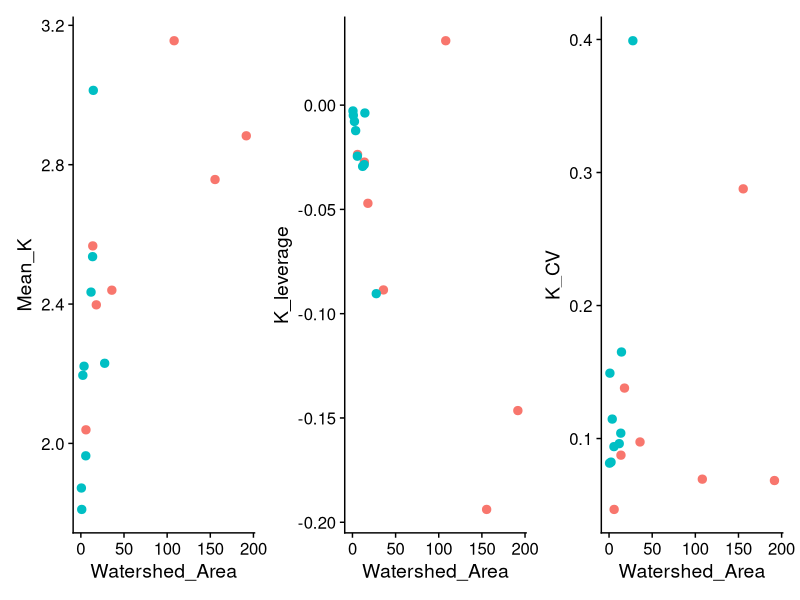
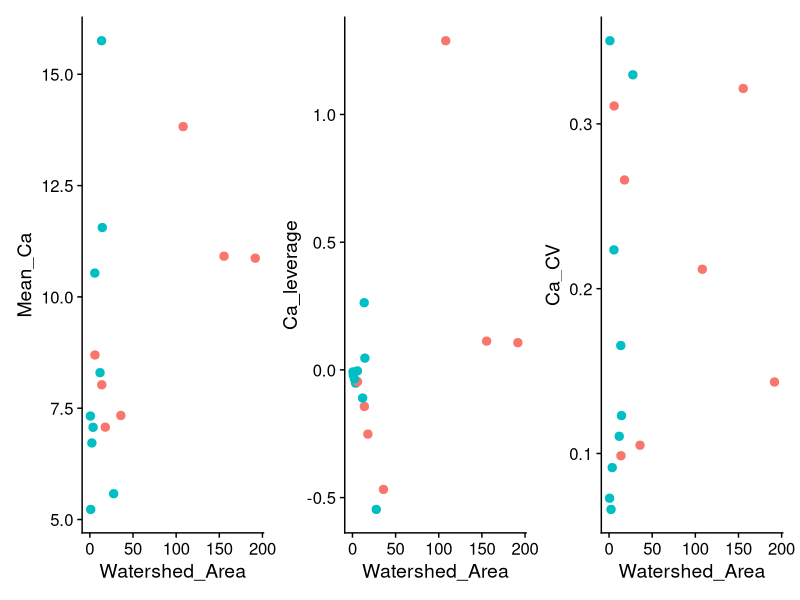
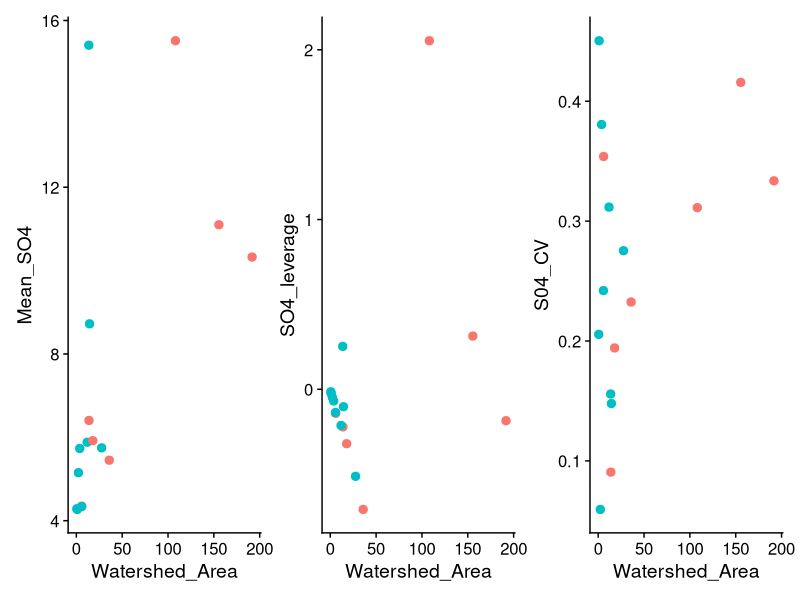
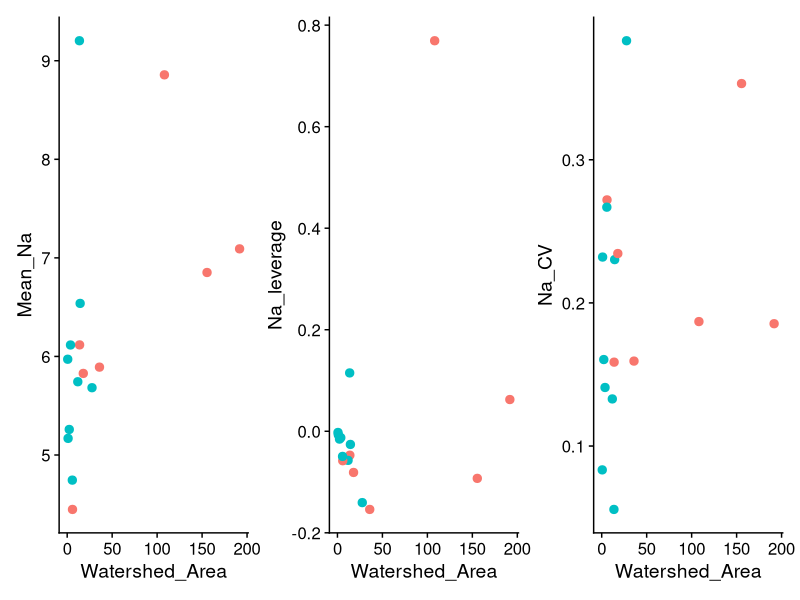
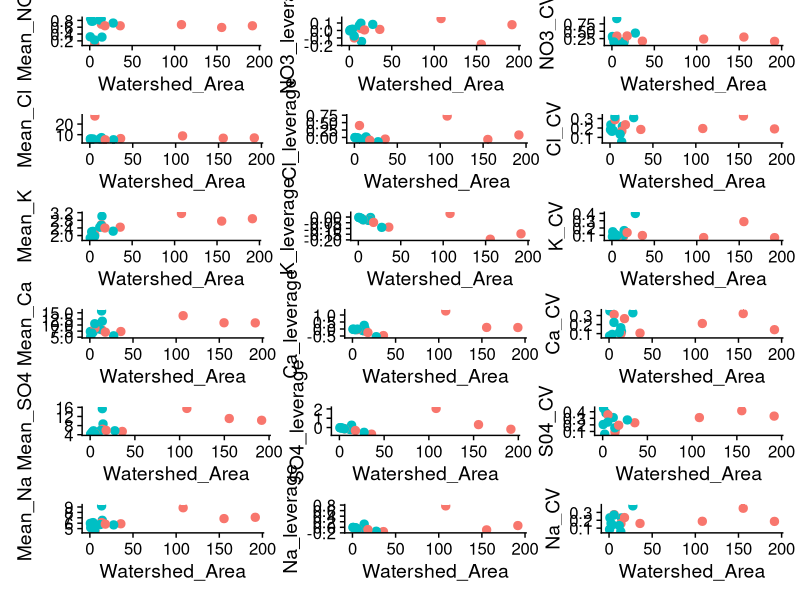

Write the R code that produced these figures, in order.
#### SRW spatial stability figure


#### Figure  - Mean, leverage, and scaled CV for all solutes

library(tidyverse)
library(cowplot)
library(patchwork)

leveragem <- read_csv("leveragem.csv")

#### Nitrate

a <- ggplot(leveragem, aes(x = Watershed_Area, y = Mean_NO3, color = Dependence)) + 
  geom_point(size = 2.5) + 
  theme_cowplot() + 
  theme(legend.position="none")


b <- ggplot(leveragem, aes(x = Watershed_Area, y = NO3_leverage, color = Dependence)) + 
  geom_point(size = 2.5) + 
  theme_cowplot()+ 
  theme(legend.position="none")

c <- ggplot(leveragem, aes(x = Watershed_Area, y = NO3_CV, color = Dependence)) + 
  geom_point(size = 2.5) + 
  theme_cowplot()+ 
  theme(legend.position="none")

aa <- a + b + c


### Chloride


d <- ggplot(leveragem, aes(x = Watershed_Area, y = Mean_Cl, color = Dependence)) + 
  geom_point(size = 2.5) + 
  theme_cowplot()+ 
  theme(legend.position="none")



e <- ggplot(leveragem, aes(x = Watershed_Area, y = Cl_leverage, color = Dependence)) + 
  geom_point(size = 2.5) + 
  theme_cowplot()+ 
  theme(legend.position="none")

f <- ggplot(leveragem, aes(x = Watershed_Area, y = Cl_CV, color = Dependence)) + 
  geom_point(size = 2.5) + 
  theme_cowplot()+ 
  theme(legend.position="none")

bb <- d + e + f


### Potassium


g <- ggplot(leveragem, aes(x = Watershed_Area, y = Mean_K, color = Dependence)) + 
  geom_point(size = 2.5) + 
  theme_cowplot()+ 
  theme(legend.position="none")



h <- ggplot(leveragem, aes(x = Watershed_Area, y = K_leverage, color = Dependence)) + 
  geom_point(size = 2.5) + 
  theme_cowplot()+ 
  theme(legend.position="none")

i <- ggplot(leveragem, aes(x = Watershed_Area, y = K_CV, color = Dependence)) + 
  geom_point(size = 2.5) + 
  theme_cowplot()+ 
  theme(legend.position="none")

cc <- g + h + i

cc

### Calcium


j <- ggplot(leveragem, aes(x = Watershed_Area, y = Mean_Ca, color = Dependence)) + 
  geom_point(size = 2.5) + 
  theme_cowplot()+ 
  theme(legend.position="none")



k <- ggplot(leveragem, aes(x = Watershed_Area, y = Ca_leverage, color = Dependence)) + 
  geom_point(size = 2.5) + 
  theme_cowplot()+ 
  theme(legend.position="none")

l <- ggplot(leveragem, aes(x = Watershed_Area, y = Ca_CV, color = Dependence)) + 
  geom_point(size = 2.5) + 
  theme_cowplot()+ 
  theme(legend.position="none")

dd <- j + k + l

dd


### Sulfate


m <- ggplot(leveragem, aes(x = Watershed_Area, y = Mean_SO4, color = Dependence)) + 
  geom_point(size = 2.5) + 
  theme_cowplot()+ 
  theme(legend.position="none")



n <- ggplot(leveragem, aes(x = Watershed_Area, y = SO4_leverage, color = Dependence)) + 
  geom_point(size = 2.5) + 
  theme_cowplot()+ 
  theme(legend.position="none")

o <- ggplot(leveragem, aes(x = Watershed_Area, y = S04_CV, color = Dependence)) + 
  geom_point(size = 2.5) + 
  theme_cowplot()+ 
  theme(legend.position="none")

ee <- m + n + o

ee


### Sodium


p <- ggplot(leveragem, aes(x = Watershed_Area, y = Mean_Na, color = Dependence)) + 
  geom_point(size = 2.5) + 
  theme_cowplot()+ 
  theme(legend.position="none")



q <- ggplot(leveragem, aes(x = Watershed_Area, y = Na_leverage, color = Dependence)) + 
  geom_point(size = 2.5) + 
  theme_cowplot()+ 
  theme(legend.position="none")

r <- ggplot(leveragem, aes(x = Watershed_Area, y = Na_CV, color = Dependence)) + 
  geom_point(size = 2.5) + 
  theme_cowplot()+ 
  theme(legend.position="none")

ff <- p + q + r

ff

################################################################################################

### Now combining all together


aa/bb/cc/dd/ee/ff
